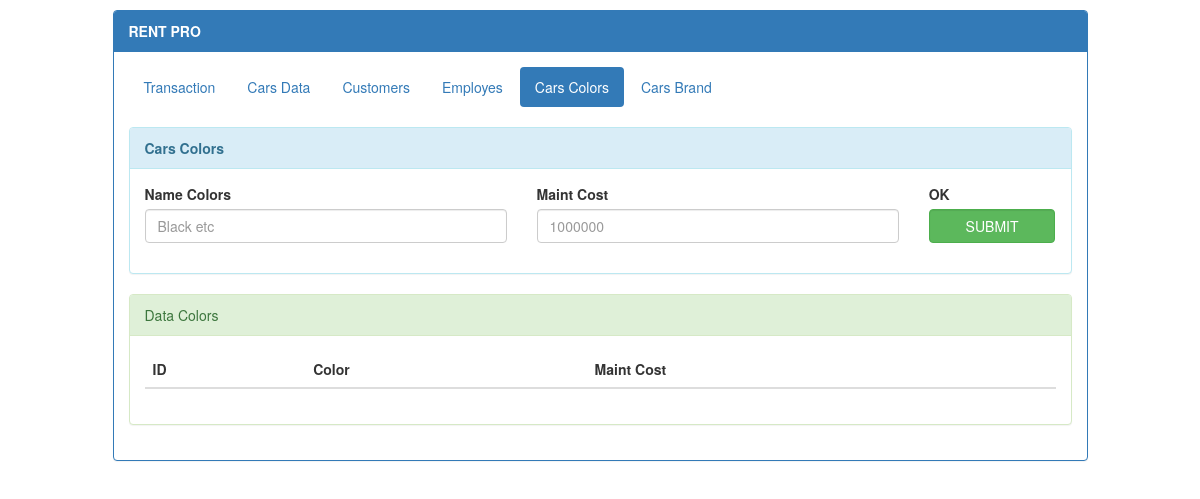
The app's page /pages/?page=cars-colors, older data.
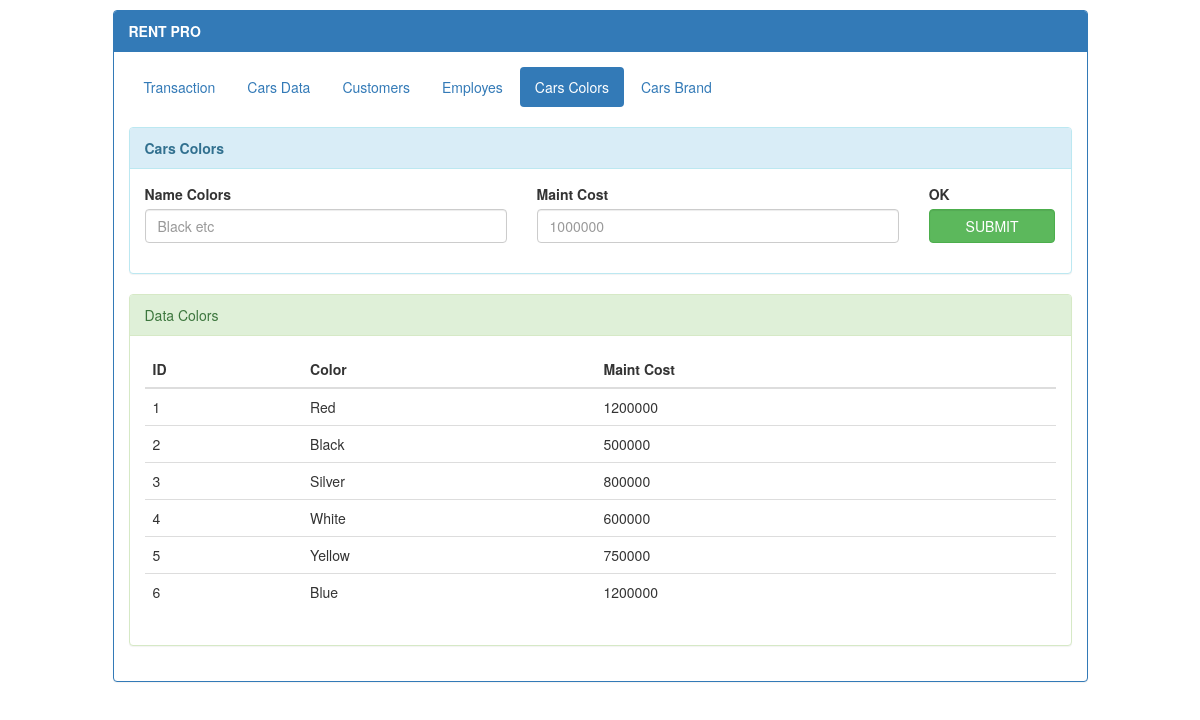
The same page, newer data.
### tables this page shows
CREATE TABLE IF NOT EXISTS `tb_color` (
  `_ID` int(11) NOT NULL AUTO_INCREMENT,
  `Name` varchar(20) NOT NULL,
  `MaintCost` int(11) NOT NULL,
  PRIMARY KEY (`_ID`)
);

### pages/connection.php (called while the page is built, shortened)
<?php
function connection(){
	$host = "localhost:3366";
	$user = "root";
	$pass = "";
	$dbName = "db_rent_car";
	return mysqli_connect($host, $user, $pass, $dbName);
}
function selectFrom($tbName, $columns = null, $where = null, $short = null, $limit = null){
	$con = connection();
	$sql = "SELECT ";
	if (is_array($columns)) {
		$sql .= $columns[0];
		for ($i=1; $i < count($columns) ; $i++) {
			$sql .= ", ".$columns[$i];
		}
	}else{
		$sql .= " * ";
	}
	$sql .= " FROM ".$tbName;
	if ($where !== null) $sql .= " WHERE ".$where;
	else $sql .= " WHERE 1 ";
	return mysqli_query($con, $sql);
}

### pages/cars-colors.php (the view)
<?= tab_menu($menu, "Cars Colors", null) ?>
<div class="tab-content">
	<div class="tab-pane fade in active" id="cars-data">
		<br>
		<div class="panel panel-info">
			<div class="panel-heading"><b>Cars Colors </b></div>
			<div class="panel-body">
				<form action="<?=setLink("cars-colors-process").appendLink("oldPage", $_GET['page']) ?>" method="post" class="row">
					<div class="col-md-5">
						<div class="form-group">
							<label for="name">Name Colors</label>
							<input type="text" name="name" id="name" class="form-control" placeholder="Black etc">
						</div>
					</div>
					<div class="col-md-5">
						<div class="form-group">
							<label for="maincost">Maint Cost</label>
							<input type="text" name="maincost" id="maincost" class="form-control" placeholder="1000000">
						</div>
					</div>
					<div class="col-md-2">
						<div class="form-group">
							<label for="submit">OK</label>
							<button type="submit" id="submit" class="btn btn-success form-control">SUBMIT</button>
						</div>
					</div>
				</form>
			</div>
		</div>
		<div class="panel panel-success">
			<div class="panel-heading">Data Colors</div>
			<div class="panel-body">
			<div class="row">
				<div class="col-md-12">
					<table class="table data-table">
									<thead>
										<tr>
											<th>ID</th>
											<th>Color</th>
											<th>Maint Cost</th>
										</tr>
									</thead>
									<tbody>
										<?php
										$colCars = selectFrom("tb_color");
										while ($row = mysqli_fetch_object($colCars)){
											echo "
										<tr>
											<td>".$row->_ID."</td>
											<td>".$row->Name."</td>
											<td>".$row->MaintCost."</td>
										</tr>";
										}
										?>
									</tbody>
								</table>
				</div>
			</div>
			</div>
		</div>
</div>

### pages/index.php (shortened to what this page needs)
<!DOCTYPE html>
<html>
<head>
<?php
$menu = array(
	"Transaction" => "../pages/#home",
	"Cars Data" => "../pages/?page=cars-data",
	"Customers" => "../pages/?page=costumer",
	"Employes" => "../pages/?page=employes",
	"Cars Colors" => "../pages/?page=cars-colors",
	"Cars Brand" => "../pages/?page=cars-brand-data"
);
include 'connection.php';
include 'componen.php';
headerProperty(null, "yanmastra", $link);
?>
</head>
<body>
<div class="row">
	<div class="col-md-10 col-md-offset-1">
		<div class="panel panel-primary" style="margin: 10px">
			<div class="panel-heading">
				<b>RENT PRO</b>
			</div>
			<div class="panel-body">
				<?php
					if(isset($_GET['page'])) include $_GET['page'].".php";
				?>
			</div>
		</div>
	</div>
</div>
</body>
</html>

### pages/componen.php (shortened to what this page needs)
<?php
function tab_menu($menu = array(), $active, $tab = null){
	echo "<ul class=\"nav nav-pills\">";
	foreach ($menu as $key => $value) {
		$xtab = "";
		$actived = "";
		if ($key == $active || $value == $active) {
			$actived = "active";
			$xtab = "data-toggle=\"tab\"";
		}
		echo "<li class=\"$actived\"><a href=\"$value\" $xtab>$key</a></li>";
	 }
	 echo "</ul>";
}
function headerProperty($description = null, $author = null, $link = null){
	echo "
	<meta charset=\"utf-8\">
    <meta http-equiv=\"X-UA-Compatible\" content=\"IE=edge\">
    <meta name=\"viewport\" content=\"width=device-width, initial-scale=1\">
    <meta name=\"description\" content=\"$description\">
    <meta name=\"author\" content=\"$author\">
    <link href=\"../vendor/bootstrap/css/bootstrap.min.css\" rel=\"stylesheet\">
    <link href=\"../vendor/font-awesome/css/font-awesome.min.css\" rel=\"stylesheet\" type=\"text/css\">
    ";
    if(is_array($link))
    	foreach ($link as $key => $value) {
    		if(!is_int($key)){
	    		$type = "text/css";
	    		$rel = "stylesheet";
	    		echo "<link href=\"$key\" rel=\"$rel\" type=\"$type\" />";
    		}
    	}
}
function setLink($file){
	return "../pages/?page=".$file;
}
function appendLink($query, $value){
	return "&".$query."=".$value;
}

Row changes from the older to the newer data that the page shows:
added tb_color: _ID "1", Name "Red", MaintCost "1200000"
added tb_color: _ID "2", Name "Black", MaintCost "500000"
added tb_color: _ID "3", Name "Silver", MaintCost "800000"
added tb_color: _ID "4", Name "White", MaintCost "600000"
added tb_color: _ID "5", Name "Yellow", MaintCost "750000"
added tb_color: _ID "6", Name "Blue", MaintCost "1200000"
